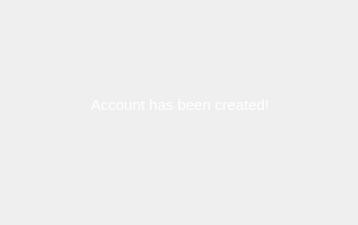
<?xml version="1.0" encoding="UTF-8"?>
<ui version="4.0">
 <class>admin_prompt</class>
 <widget class="QWidget" name="admin_prompt">
  <property name="geometry">
   <rect>
    <x>0</x>
    <y>0</y>
    <width>358</width>
    <height>225</height>
   </rect>
  </property>
  <property name="minimumSize">
   <size>
    <width>358</width>
    <height>225</height>
   </size>
  </property>
  <property name="maximumSize">
   <size>
    <width>358</width>
    <height>225</height>
   </size>
  </property>
  <property name="windowTitle">
   <string>Message</string>
  </property>
  <property name="windowIcon">
   <iconset>
    <normaloff>icon.png</normaloff>icon.png</iconset>
  </property>
  <property name="styleSheet">
   <string notr="true">QWidget#admin_prompt{
border-image: url(./gradient.png);
}</string>
  </property>
  <widget class="QWidget" name="verticalLayoutWidget">
   <property name="geometry">
    <rect>
     <x>30</x>
     <y>40</y>
     <width>300</width>
     <height>131</height>
    </rect>
   </property>
   <layout class="QVBoxLayout" name="verticalLayout">
    <item>
     <widget class="QLabel" name="label">
      <property name="font">
       <font>
        <pointsize>11</pointsize>
       </font>
      </property>
      <property name="text">
       <string>&lt;html&gt;&lt;head/&gt;&lt;body&gt;&lt;p&gt;&lt;span style=&quot; color:#ffffff;&quot;&gt;Account has been created!&lt;/span&gt;&lt;/p&gt;&lt;/body&gt;&lt;/html&gt;</string>
      </property>
      <property name="alignment">
       <set>Qt::AlignCenter</set>
      </property>
     </widget>
    </item>
   </layout>
  </widget>
 </widget>
 <resources/>
 <connections/>
</ui>
